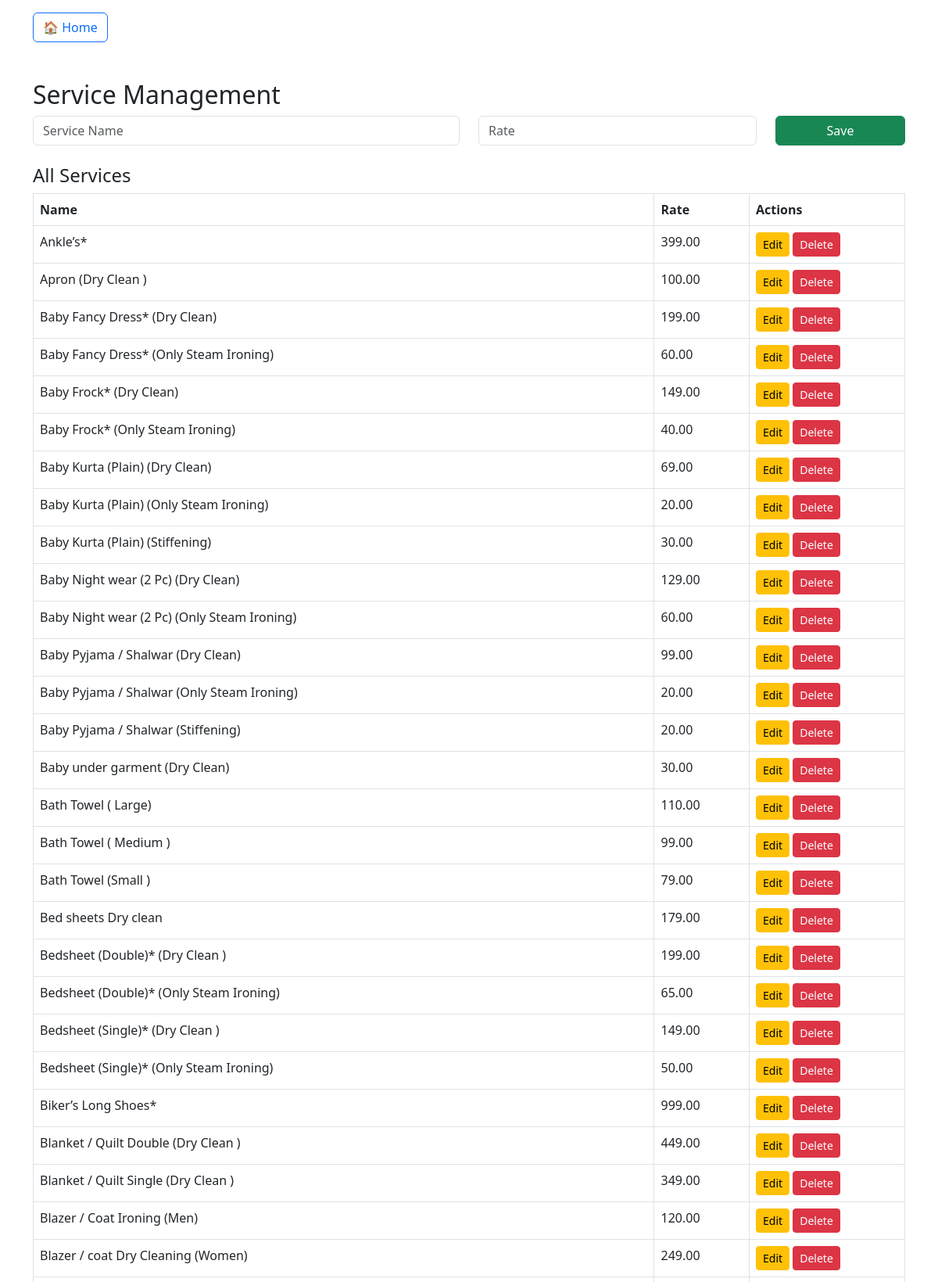
/services (upper part), run on the app's committed database.
### tables this page shows
CREATE TABLE services (
    id INTEGER PRIMARY KEY AUTOINCREMENT,
    name TEXT NOT NULL,
    rate REAL NOT NULL
);

### app.py (the view, shortened to what this page needs)
@app.route("/services", methods=["GET", "POST"])
def services():
    with get_db_connection() as conn:
        cursor = conn.cursor()
        if request.args.get("edit"):
            service_id = request.args.get("edit")
            edit_service = conn.execute("SELECT * FROM services WHERE id = ?", (service_id,)).fetchone()
        else:
            edit_service = None
        if request.args.get("delete"):
            service_id = request.args.get("delete")
            conn.execute("DELETE FROM services WHERE id = ?", (service_id,))
            conn.commit()
            return redirect("/services")
        services = conn.execute("SELECT * FROM services ORDER BY name").fetchall()
    return render_template("services.html", services=services, edit_service=edit_service)

### app.py (called while the page is built)
def get_db_connection():
    conn = sqlite3.connect(DB_PATH)
    conn.row_factory = sqlite3.Row
    return conn

### templates/services.html (shortened to what this page needs)
<!DOCTYPE html>
<html>
<head>
    <link rel="stylesheet" href="https://cdn.jsdelivr.net/npm/bootstrap@5.3.0/dist/css/bootstrap.min.css">
</head>
<body>
<div class="container mt-3">
    <a href="/" class="btn btn-outline-primary">🏠 Home</a>
</div>
<div class="container mt-5">
    <h2>Service Management</h2>
    <form method="POST" class="mb-4">
        <div class="row mb-2">
            <div class="col-md-6">
                <input type="text" name="name" class="form-control" placeholder="Service Name" required value="{{ edit_service.name if edit_service else '' }}">
            </div>
            <div class="col-md-4">
                <input type="number" step="0.01" name="rate" class="form-control" placeholder="Rate" required value="{{ edit_service.rate if edit_service else '' }}">
            </div>
            <div class="col-md-2">
                <button type="submit" class="btn btn-success w-100">Save</button>
            </div>
        </div>
    </form>
    <h4>All Services</h4>
    <table class="table table-bordered">
        <thead>
            <tr>
                <th>Name</th>
                <th>Rate</th>
                <th>Actions</th>
            </tr>
        </thead>
        <tbody>
            {% for service in services %}
            <tr>
                <td>{{ service.name }}</td>
                <td>{{ '%.2f' | format(service.rate) }}</td>
                <td>
                    <a href="/services?edit={{ service.id }}" class="btn btn-sm btn-warning">Edit</a>
                    <a href="/services?delete={{ service.id }}" class="btn btn-sm btn-danger" onclick="return confirm('Delete this service?')">Delete</a>
                </td>
            </tr>
            {% endfor %}
        </tbody>
    </table>
</div>
</body>
</html>

### data on the page
services: name "Ankle’s*", rate "399.00"
services: name "Apron (Dry Clean )", rate "100.00"
services: name "Baby Fancy Dress* (Dry Clean)", rate "199.00"
services: name "Baby Fancy Dress* (Only Steam Ironing)", rate "60.00"
services: name "Baby Frock* (Dry Clean)", rate "149.00"
services: name "Baby Frock* (Only Steam Ironing)", rate "40.00"
services: name "Baby Kurta (Plain) (Dry Clean)", rate "69.00"
services: name "Baby Kurta (Plain) (Only Steam Ironing)", rate "20.00"
services: name "Baby Kurta (Plain) (Stiffening)", rate "30.00"
services: name "Baby Night wear (2 Pc) (Dry Clean)", rate "129.00"
services: name "Baby Night wear (2 Pc) (Only Steam Ironing)", rate "60.00"
services: name "Baby Pyjama / Shalwar (Dry Clean)", rate "99.00"
services: name "Baby Pyjama / Shalwar (Only Steam Ironing)", rate "20.00"
services: name "Baby Pyjama / Shalwar (Stiffening)", rate "20.00"
services: name "Baby under garment (Dry Clean)", rate "30.00"
services: name "Bath Towel ( Large)", rate "110.00"
services: name "Bath Towel ( Medium )", rate "99.00"
services: name "Bath Towel (Small )", rate "79.00"
services: name "Bed sheets Dry clean", rate "179.00"
services: name "Bedsheet (Double)* (Dry Clean )", rate "199.00"
services: name "Bedsheet (Double)* (Only Steam Ironing)", rate "65.00"
services: name "Bedsheet (Single)* (Dry Clean )", rate "149.00"
services: name "Bedsheet (Single)* (Only Steam Ironing)", rate "50.00"
services: name "Biker’s Long Shoes*", rate "999.00"
services: name "Blanket / Quilt Double (Dry Clean )", rate "449.00"
services: name "Blanket / Quilt Single (Dry Clean )", rate "349.00"
services: name "Blazer / Coat Ironing (Men)", rate "120.00"
services: name "Blazer / coat Dry Cleaning (Women)", rate "249.00"
